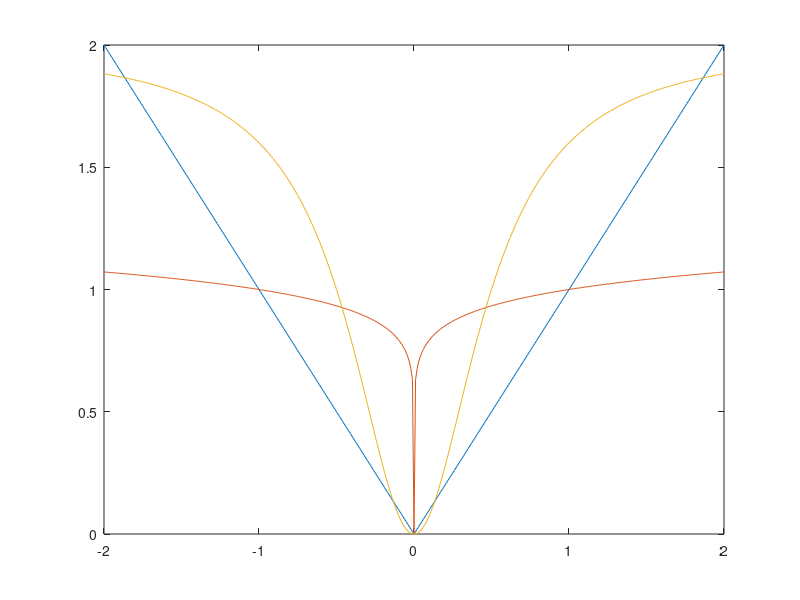

Write the MATLAB code that produced this figure.
x = -2:0.01:2;

L1 = abs(x);
L2 = (abs(x)).^0.1;
cachy = -1./(0.5.*(1+(x./0.5).^2));

figure;

plot(x,L1);
hold on
plot(x,L2);
hold on
plot(x,cachy+2);